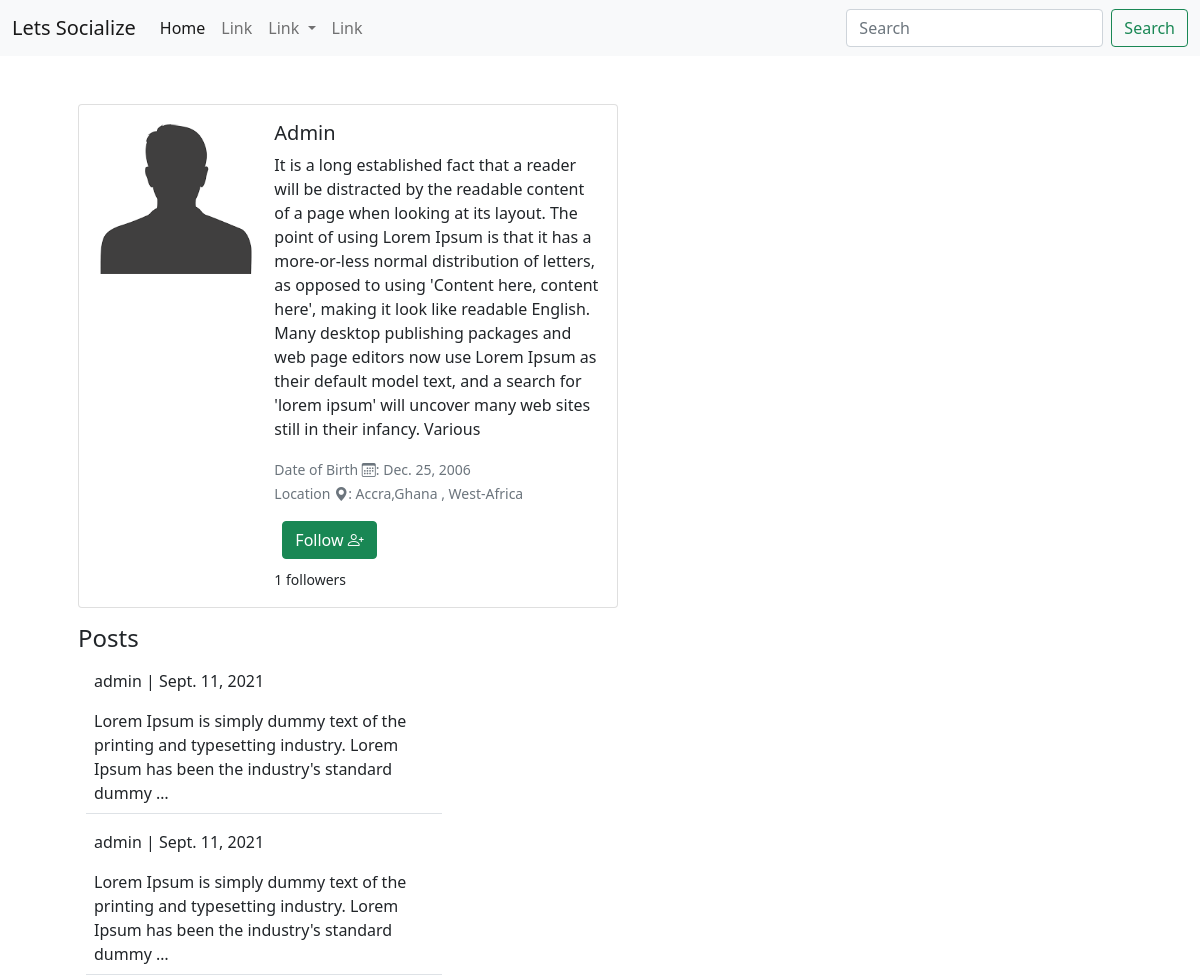
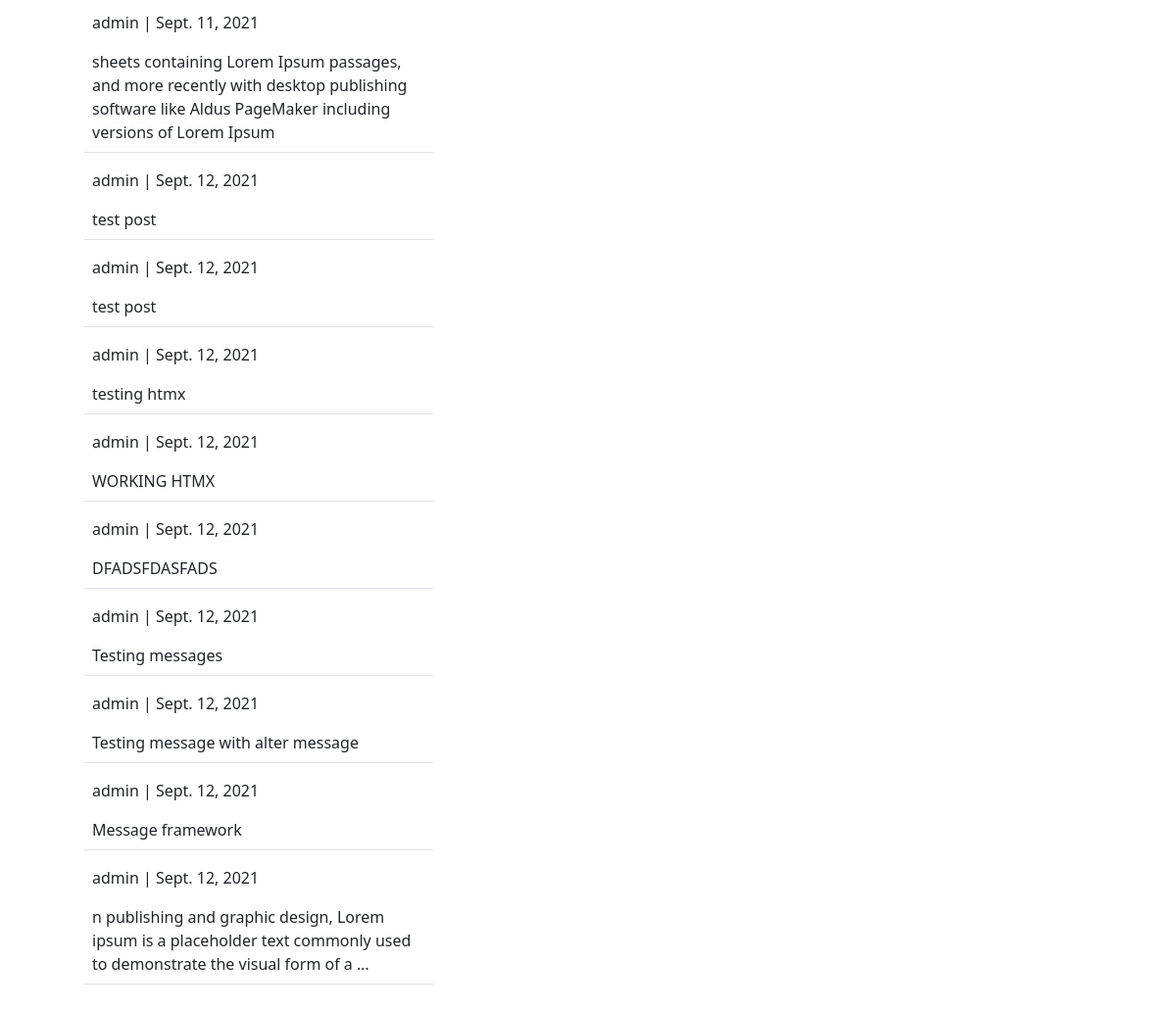
The app's page /social/profile/1/ with its own data (2 pictures, top to bottom).
### social/models.py (models this page shows)
class UserProfile(models.Model):
  user = models.OneToOneField(User,primary_key=True, verbose_name='user', related_name='profile', on_delete=models.CASCADE)
  name = models.CharField(max_length=30, blank=True, null=True)
  bio  = models.TextField(max_length=500, blank=True, null=True)
  birth_date = models.DateField(null=True, blank=True)
  location   = models.CharField(max_length=50, blank=True, null=True)
  followers  = models.ManyToManyField(User,related_name='followers', blank=True)
  picture = models.ImageField(upload_to='uploads/profile_pictures', default='uploads/profile_pictures/images.jpg', blank=True)

class Post(models.Model):
  body = models.TextField()
  created_on = models.DateField(default=datetime.now)
  author = models.ForeignKey(User, on_delete=models.CASCADE)

### social/views.py (the view)
# urls.py: path('profile/<int:pk>/',views.Profile,name="profile"),
def Profile(request, pk):
  profile = UserProfile.objects.get(user_id=pk)
  user = profile.user
  following = profile.followers
  followers = profile.followers.all()
  posts = Post.objects.filter(author=user).order_by('created_on')
  num_followers = followers.count()
  context = {
    'user':user,
    'profile':profile,
    'posts':posts,
    'followers':followers,
    'num_followers':num_followers,
  }
  return render(request, 'social/profile.html',context)

### templates/social/profile.html (shortened to what this page needs)
{% extends 'base.html' %}
{%  block content %}
<div class="container">
  <div class="row ">
    <div class="col-md-8 m-4 p-4">
      <div class="card mb-3" style="max-width: 540px;">
        <div class="row g-0">
          <div class="col-md-4">
            <img src="{{ profile.picture.url }}" class=" m-2 p-2 img-fluid rounded-start"  alt="...">
          </div>
          <div class="col-md-8">
            <div class="card-body">
              {% if profile.name %}
              <h5 class="card-title">{{ profile.name }}</h5>
              {% endif %}
              {% if profile.bio %}
              <p class="card-text">{{ profile.bio }}</p>
              {% endif %}
              <p class="card-text">
                {% if profile.birth_date %}
                <small class=" text-muted">
                   Date of Birth <i class="bi bi-calendar3"></i>: {{ profile.birth_date }}
                </small>
                {% endif %}
                <br>
                {% if profile.location%}
                <small class="text-muted">
                  Location <i class="bi bi-geo-alt-fill"></i>: {{ profile.location }}
                </small>
                {% endif %}
              </p>
            {% if request.user in followers %}
            <form action="{% url 'social:followers' profile.pk %}" method="POST"  class="m-2">
              {% csrf_token %}
              <button type="submit" type="button" class="btn btn-success" name="profile_id" value="{{ profile.user.id }}">  Unfollow  <i class="bi bi-x-octagon"></i> </button>
            </form>
            {% else %}
            <form action="{% url 'social:followers' profile.pk %}" method="POST"  class="m-2">
              <button type="submit" type="button" class="btn btn-success" name="profile_id" value="{{ profile.user.id }}">  Follow <i class="bi bi-person-plus"></i> </button>
            </form>
            {% endif %}
             <small> {{ num_followers }} followers </small>
            </div>
          </div>
        </div>
      </div>
     <h4> Posts </h4>
      {% if posts %}
      {% for post in posts %}
      <div  class="col-md-6 border-bottom m-2 p-2">
        <a class="text-decoration-none link-dark " href="{% url 'social:post_detail' post.id %}">
           <p>{{ post.author }} | {{ post.created_on }} </p>
          {{ post.body | truncatewords:20 }}
        </a>
      </div>
      {% endfor %}
      {% endif %}
    </div>
    </div>
  </div>
{% endblock %}

### templates/base.html (shortened to what this page needs)
<!doctype html>
<html lang="en">
  <head>
    <link href="https://cdn.jsdelivr.net/npm/bootstrap@5.0.2/dist/css/bootstrap.min.css" rel="stylesheet">
    <link rel="stylesheet" href="https://cdn.jsdelivr.net/npm/bootstrap-icons@1.5.0/font/bootstrap-icons.css">
  </head>
  <body>
    <nav class="navbar navbar-expand-lg navbar-light bg-light">
      <div class="container-fluid">
        <a class="navbar-brand" href="{% url 'social:index' %}">Lets Socialize</a>
        <div class="collapse navbar-collapse" id="navbarScroll">
          <ul class="navbar-nav me-auto my-2 my-lg-0 navbar-nav-scroll" style="--bs-scroll-height: 100px;">
            <li class="nav-item">
              <a class="nav-link active" aria-current="page" href="{% url 'social:index' %}">Home</a>
            </li>
            <li class="nav-item">
              <a class="nav-link" href="#">Link</a>
            </li>
            <li class="nav-item dropdown">
              <a class="nav-link dropdown-toggle" href="#" id="navbarScrollingDropdown" role="button" data-bs-toggle="dropdown" aria-expanded="false">
                Link
              </a>
            </li>
            <li class="nav-item">
              <a class="nav-link " href="" tabindex="-1" aria-disabled="true">Link</a>
            </li>
          </ul>
          <form class="d-flex">
            <input class="form-control me-2" type="search" placeholder="Search" aria-label="Search">
            <button class="btn btn-outline-success" type="submit">Search</button>
          </form>
        </div>
      </div>
    </nav>
    {% block content %}
    {% endblock %}
  </body>
</html>

### records on screen
UserProfile: picture (placeholder picture), name "Admin", bio "It is a long established fact that a reader will be distracted by the readable content of a page when looking at its layout. The point of using Lorem Ipsum is that it has a more-or-less normal distribution of letters, as opposed to using 'Content here, content here', making it look like readable English. Many desktop publishing packages and web page editors now use Lorem Ipsum as their default model text, and a search for 'lorem ipsum' will uncover many web sites still in their infancy. Various", birth_date "Dec. 25, 2006", location "Accra,Ghana , West-Africa"
Post: author "admin", created_on "Sept. 11, 2021", body "Lorem Ipsum is simply dummy text of the printing and typesetting industry. Lorem Ipsum has been the industry's standard dummy …"
Post: author "admin", created_on "Sept. 11, 2021", body "Lorem Ipsum is simply dummy text of the printing and typesetting industry. Lorem Ipsum has been the industry's standard dummy …"
Post: author "admin", created_on "Sept. 11, 2021", body "sheets containing Lorem Ipsum passages, and more recently with desktop publishing software like Aldus PageMaker including versions of Lorem Ipsum"
Post: author "admin", created_on "Sept. 12, 2021", body "test post"
Post: author "admin", created_on "Sept. 12, 2021", body "test post"
Post: author "admin", created_on "Sept. 12, 2021", body "testing htmx"
Post: author "admin", created_on "Sept. 12, 2021", body "WORKING HTMX"
Post: author "admin", created_on "Sept. 12, 2021", body "DFADSFDASFADS"
Post: author "admin", created_on "Sept. 12, 2021", body "Testing messages"
Post: author "admin", created_on "Sept. 12, 2021", body "Testing message with alter message"
Post: author "admin", created_on "Sept. 12, 2021", body "Message framework"
Post: author "admin", created_on "Sept. 12, 2021", body "n publishing and graphic design, Lorem ipsum is a placeholder text commonly used to demonstrate the visual form of a …"

### other values on screen
{{ num_followers }} "1"
